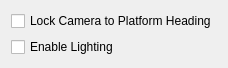
<?xml version="1.0" encoding="UTF-8"?>
<ui version="4.0">
 <class>TetherViewPrefWidget</class>
 <widget class="QWidget" name="TetherViewPrefWidget">
  <property name="geometry">
   <rect>
    <x>0</x>
    <y>0</y>
    <width>200</width>
    <height>64</height>
   </rect>
  </property>
  <property name="windowTitle">
   <string>Tether View</string>
  </property>
  <layout class="QVBoxLayout" name="verticalLayout">
   <item alignment="Qt::AlignLeft|Qt::AlignTop">
    <widget class="QCheckBox" name="lockCameraCheckBox">
     <property name="text">
      <string>Lock Camera to Platform Heading</string>
     </property>
    </widget>
   </item>
   <item>
    <widget class="QCheckBox" name="enableLighting">
     <property name="text">
      <string>Enable Lighting</string>
     </property>
    </widget>
   </item>
   <item>
    <spacer name="verticalSpacer">
     <property name="orientation">
      <enum>Qt::Vertical</enum>
     </property>
     <property name="sizeHint" stdset="0">
      <size>
       <width>20</width>
       <height>40</height>
      </size>
     </property>
    </spacer>
   </item>
  </layout>
 </widget>
 <resources/>
 <connections/>
</ui>
